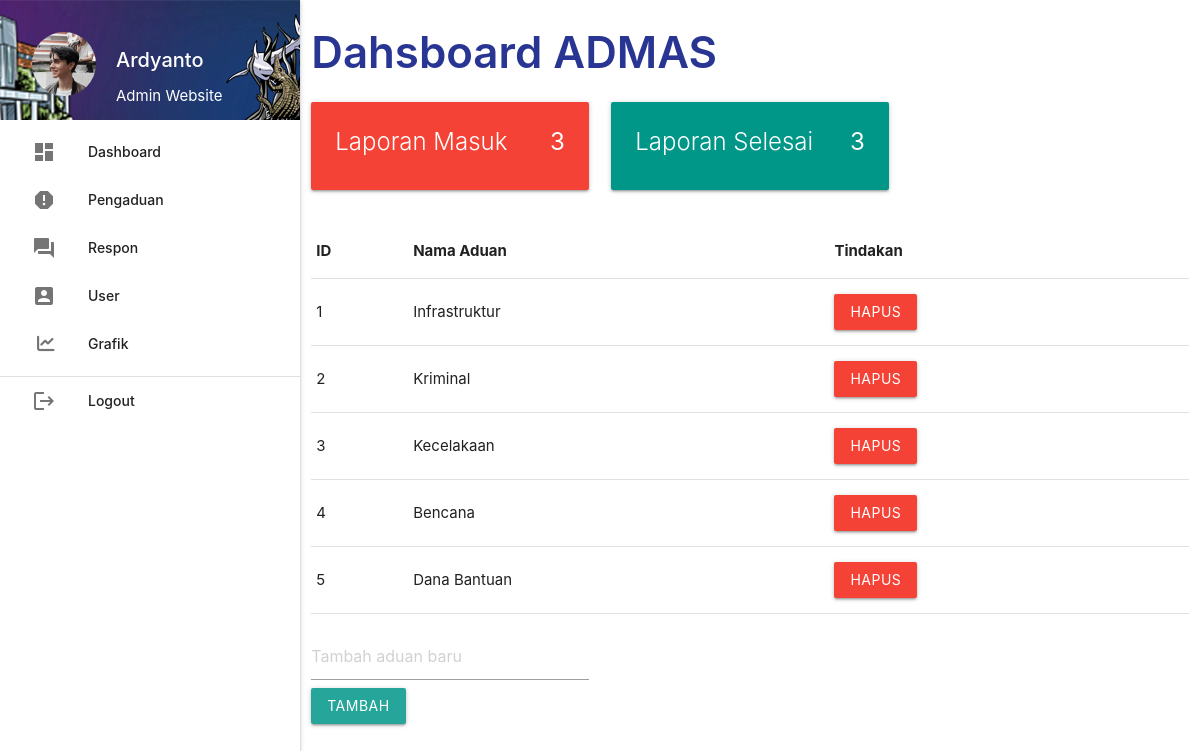
The page /pengaduan_masyarakat/admin/ (signed in) on the database its author committed.
### tables this page shows
CREATE TABLE `jenis_aduan` (
  `id_aduan` int(2) NOT NULL,
  `nama_aduan` varchar(50) NOT NULL
);

### pengaduan_masyarakat/admin/dashboard.php (the view, shortened to what this page needs)
<head>
	<link rel="stylesheet" href="../css/d-admin.css">
</head>
<h3>Dahsboard ADMAS</h3>
	<div class="row">
		<div class="col s12 m4">
		  <div class="card red">
		    <div class="card-content white-text">
			<?php
				$query = mysqli_query($koneksi,"SELECT * FROM pengaduan");
				$jlmmember = mysqli_num_rows($query);
			 ?>
		      <span class="card-title">Laporan Masuk<b class="right"><?php echo $jlmmember; ?></b></span>
		    </div>
		  </div>
		</div>
		<div class="col s12 m4">
		<div class="card teal">
		    <div class="card-content white-text">
			<?php
				$query = mysqli_query($koneksi,"SELECT * FROM pengaduan WHERE status='selesai'");
				$jlmmember = mysqli_num_rows($query);
			 ?>
		      <span class="card-title">Laporan Selesai <b class="right"><?php echo $jlmmember; ?></b></span>
		    </div>
		  </div>
		</div>
	</div>
	<div class="row">
		<form action="" method="POST">
			<div class="col s12">
			<table class="display responsive-table" style="width:100%;">
			<thead>
    			<tr>
      			<th>ID</th>
      			<th>Nama Aduan</th>
      			<th>Tindakan</th>
    			</tr>
  			</thead>
  			<tbody>
    		<?php
			require_once '../conn/koneksi.php';
    		$sql = ("SELECT * FROM jenis_aduan");
			$result = mysqli_query($koneksi, $sql);
    		if (mysqli_num_rows($result) > 0) {
        		while ($row = mysqli_fetch_assoc($result)) {
            		echo "<tr>";
            		echo "<td>" . $row['id_aduan'] . "</td>";
            		echo "<td>" . $row['nama_aduan'] . "</td>";
            		echo "<td><button class='btn red' type='submit' name='hapus' value='" . $row['id_aduan'] . "'>Hapus</button></td>";
            		echo "</tr>";
        	}
    		} else {
        		echo "<tr><td colspan='3'>Tidak ada data tersedia</td></tr>";
    		}
    		?>
  			</tbody>
			</table>
		</div>
		</form>
	</div>
<div class="row">
	<div class="col s6 m4">
		<form action="" method="POST">
    		<input type="text" name="newItem" placeholder="Tambah aduan baru">
    		<button class="btn btn-primary" type="submit" name="addItem">Tambah</button>
		</form>
	</div>
</div>

### pengaduan_masyarakat/css/d-admin.css (style rules this page uses)
h3 { color: #283593; font-weight: 600; }

### rows shown on the page
jenis_aduan: id_aduan "1", nama_aduan "Infrastruktur"
jenis_aduan: id_aduan "2", nama_aduan "Kriminal"
jenis_aduan: id_aduan "3", nama_aduan "Kecelakaan"
jenis_aduan: id_aduan "4", nama_aduan "Bencana"
jenis_aduan: id_aduan "5", nama_aduan "Dana Bantuan"

### other values the page prints
$_SESSION['data']['nama_petugas'] "Ardyanto"
$jlmmember "3"
